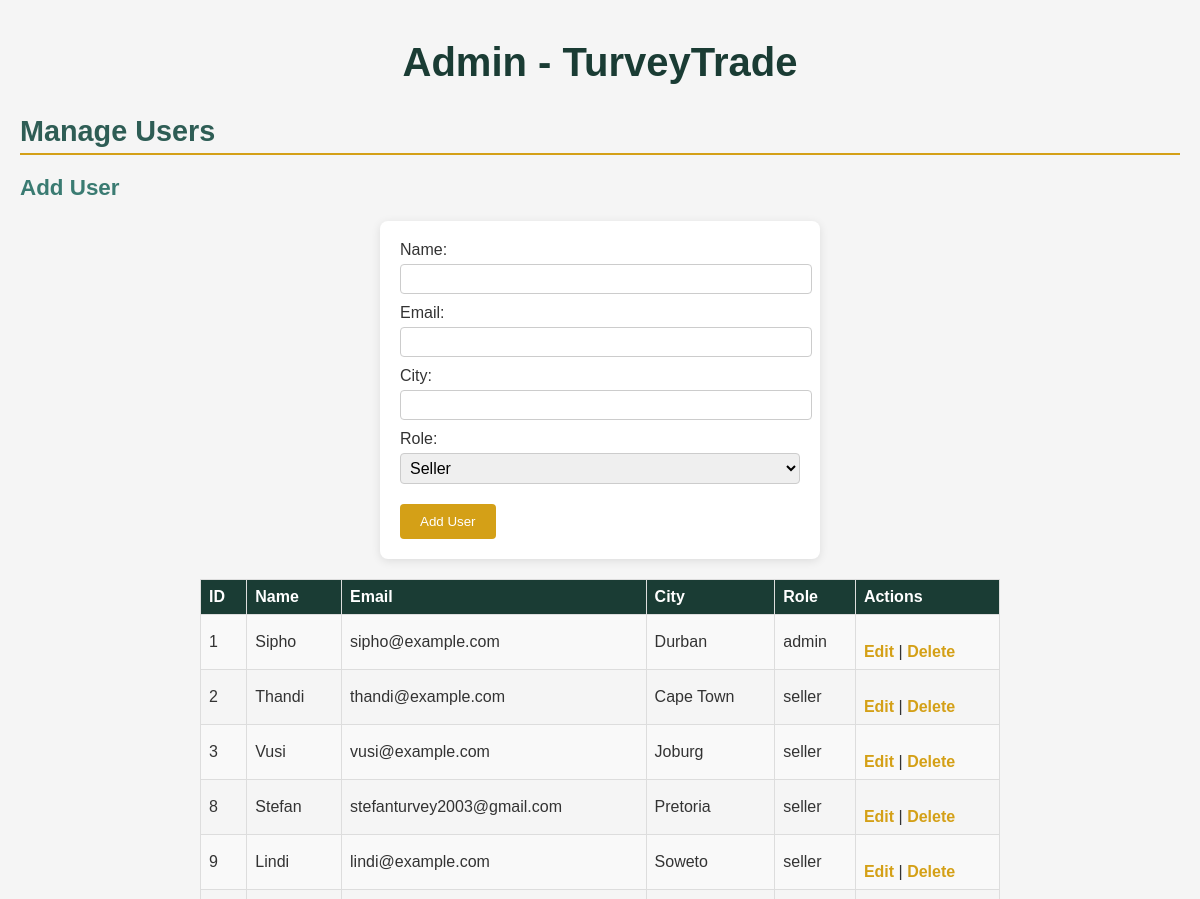
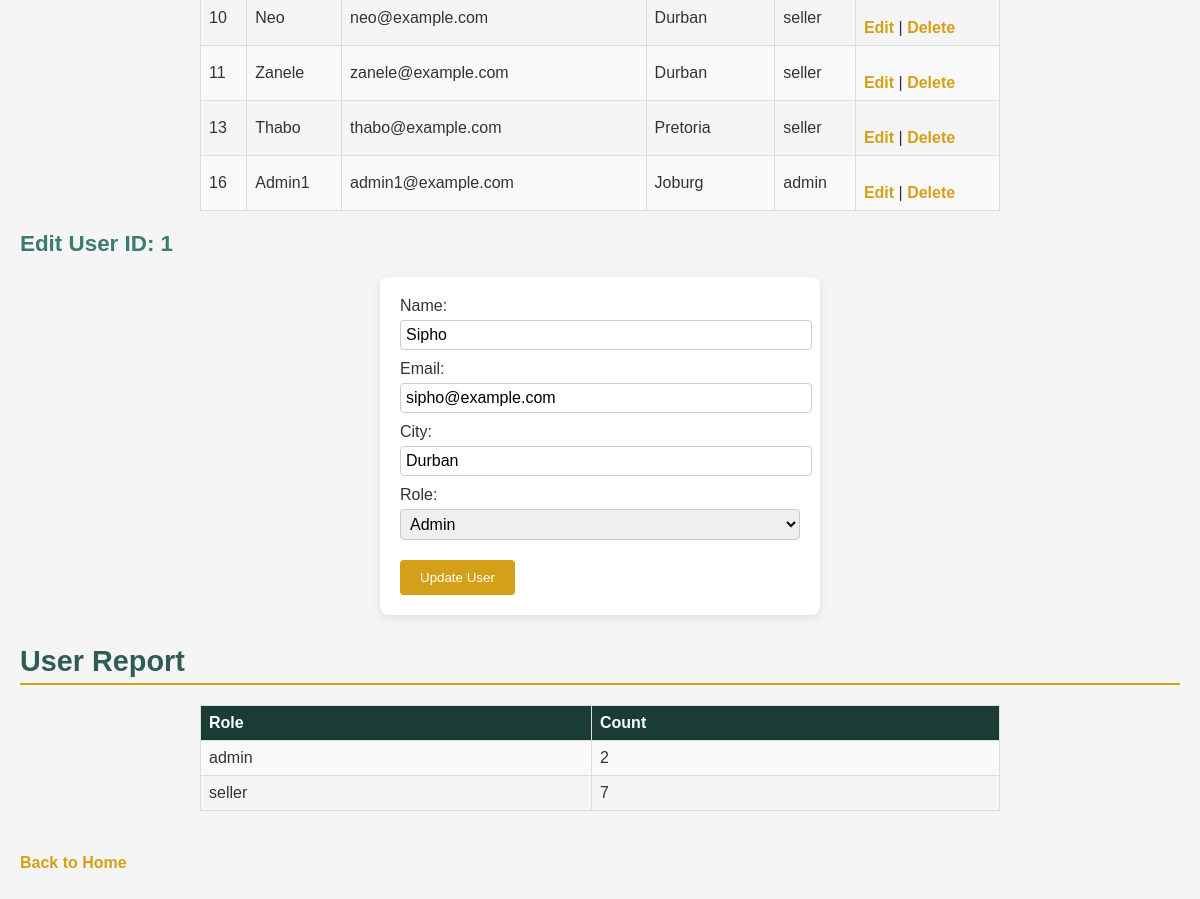
Screenshot of /admin.php?edit=1 with the database file from the repository (2 pictures, top to bottom).
### tables this page shows
CREATE TABLE `users` (
  `id` int(11) NOT NULL,
  `name` varchar(50) DEFAULT NULL,
  `city` varchar(50) DEFAULT NULL,
  `join_date` date DEFAULT NULL,
  `email` varchar(100) DEFAULT NULL,
  `phone` varchar(15) DEFAULT NULL,
  `role` varchar(50) DEFAULT 'seller'
);

### admin.php (the view, shortened to what this page needs)
<!DOCTYPE html>
<html lang="en">
<head>
    <link rel="stylesheet" href="styles.css">
</head>
<body>
    <h1>Admin - TurveyTrade</h1>
    <h2>Manage Users</h2>
    <h3>Add User</h3>
    <form action="admin.php" method="POST">
        <label>Name:</label><input type="text" name="name" required><br>
        <label>Email:</label><input type="email" name="email" required><br>
        <label>City:</label><input type="text" name="city" required><br>
        <label>Role:</label><select name="role"><option value="seller">Seller</option><option value="admin">Admin</option></select><br>
        <input type="submit" name="add" value="Add User">
    </form>
    <?php
    include 'db_connect.php';
    $sql = "SELECT id, name, email, city, role FROM users";
    $result = mysqli_query($conn, $sql);
    if (mysqli_num_rows($result) > 0) {
        echo "<table><tr><th>ID</th><th>Name</th><th>Email</th><th>City</th><th>Role</th><th>Actions</th></tr>";
        while ($row = mysqli_fetch_assoc($result)) {
            echo "<tr>";
            echo "<td>{$row['id']}</td><td>{$row['name']}</td><td>{$row['email']}</td><td>{$row['city']}</td><td>{$row['role']}</td>";
            echo "<td><a href='admin.php?edit={$row['id']}'>Edit</a> | <a href='admin.php?delete={$row['id']}' onclick='return confirm(\"Delete user?\");'>Delete</a></td>";
            echo "</tr>";
        }
        echo "</table>";
    } else {
        echo "<p>No users found!</p>";
    }
    if (isset($_GET['edit'])) {
        $id = mysqli_real_escape_string($conn, $_GET['edit']);
        $sql = "SELECT name, email, city, role FROM users WHERE id = '$id'";
        $result = mysqli_query($conn, $sql);
        $user = mysqli_fetch_assoc($result);
        ?>
        <h3>Edit User ID: <?php echo $id; ?></h3>
        <form action="admin.php" method="POST">
            <label>Name:</label><input type="text" name="name" value="<?php echo $user['name']; ?>" required><br>
            <label>Email:</label><input type="email" name="email" value="<?php echo $user['email']; ?>" required><br>
            <label>City:</label><input type="text" name="city" value="<?php echo $user['city']; ?>" required><br>
            <label>Role:</label><select name="role">
                <option value="admin" <?php if ($user['role'] == 'admin') echo 'selected'; ?>>Admin</option>
            </select><br>
            <input type="submit" name="update" value="Update User">
        </form>
        <?php
    }
    ?>
    <h2>User Report</h2>
    <?php
    $sql = "SELECT role, COUNT(*) as count FROM users GROUP BY role";
    $result = mysqli_query($conn, $sql);
    if (mysqli_num_rows($result) > 0) {
        echo "<table><tr><th>Role</th><th>Count</th></tr>";
        while ($row = mysqli_fetch_assoc($result)) {
            echo "<tr><td>{$row['role']}</td><td>{$row['count']}</td></tr>";
        }
        echo "</table>";
    } else {
        echo "<p>No data for report!</p>";
    }
    ?>
    <p><a href="index.php">Back to Home</a></p>
</body>
</html>

### styles.css (style rules this page uses)
body { font-family: Arial, sans-serif; margin: 0; padding: 20px; background: #f5f5f5; color: #333; }
h1 { color: #1a3c34; text-align: center; margin: 20px 0; font-size: 2.5em; }
h2 { color: #2e5d55; margin: 30px 0 15px; font-size: 1.8em; border-bottom: 2px solid #d4a017; padding-bottom: 5px; }
h3 { color: #3a7b72; margin: 20px 0 10px; font-size: 1.4em; }
p { margin: 8px 0; line-height: 1.5; }
form { max-width: 400px; margin: 20px auto; padding: 20px; background: #fff; border-radius: 8px; box-shadow: 0 2px 10px rgba(0, 0, 0, 0.1); }
label { display: block; margin-bottom: 5px; }
input[type="text"], input[type="number"], input[type="email"], textarea, select { width: 100%; padding: 5px; margin-bottom: 10px; border: 1px solid #ccc; border-radius: 4px; font-size: 16px; }
input[type="submit"], .paypal-btn, .report-btn { background: #d4a017; color: white; padding: 10px 20px; border: none; border-radius: 4px; cursor: pointer; margin-top: 10px; }
a { display: inline-block; margin-top: 20px; color: #d4a017; text-decoration: none; font-weight: bold; }
table { border-collapse: collapse; width: 100%; max-width: 800px; margin: 20px auto; }
th, td { border: 1px solid #ddd; padding: 8px; text-align: left; }
th { background: #1a3c34; color: white; }
tr:nth-child(even) { background: #f9f9f9; }

### rows the page displays
users: id "1", name "Sipho", email "sipho@example.com", city "Durban", role "admin", role "Admin"
users: id "2", name "Thandi", email "thandi@example.com", city "Cape Town", role "seller"
users: id "3", name "Vusi", email "vusi@example.com", city "Joburg", role "seller"
users: id "8", name "Stefan", email "stefanturvey2003@gmail.com", city "Pretoria", role "seller"
users: id "9", name "Lindi", email "lindi@example.com", city "Soweto", role "seller"
users: id "10", name "Neo", email "neo@example.com", city "Durban", role "seller"
users: id "11", name "Zanele", email "zanele@example.com", city "Durban", role "seller"
users: id "13", name "Thabo", email "thabo@example.com", city "Pretoria", role "seller"
users: id "16", name "Admin1", email "admin1@example.com", city "Joburg", role "admin"

### other values shown
$id "1"
$row['role'] "admin"
$row['count'] "2"
$row['role'] "seller"
$row['count'] "7"
